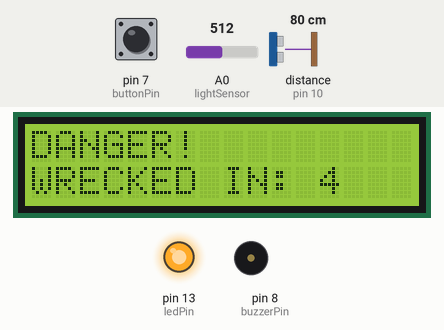
Simulated run of this sketch. Board: Arduino Uno, built with avr-gcc and run on an emulated ATmega328P. On the bench: 16×2 character LCD, output pins drawn as LEDs (lit = HIGH), buzzer (waves = sounding, pin HIGH). Wiring (inferred from the names in the program): ultrasonic range finder: trigger pin 9; echo pin 10. The inputs (shaded band) are chosen by the test bench; at power-on: distance to the obstacle (sensor on pin 10) 80 cm, A0 (lightSensor) = 512, pin 7 (buttonPin) HIGH. The echo pulse lasts 58.3 µs per cm; pins used as bus, display or sensor lines are not drawn; what the sketch prints to the serial monitor is not drawn.

Above: at 3.2 s.
3.3 s: distance to the obstacle (sensor on pin 10) set to 95 cm
6.3 s: distance to the obstacle (sensor on pin 10) set to 103 cm
At 7.4 s:
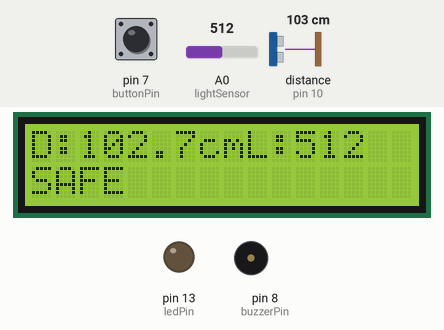
7.8 s: A0 (lightSensor) set to 524
At 8.4 s:
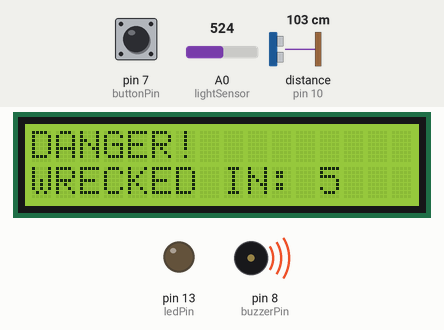
10.8 s: pin 7 (buttonPin) pulled LOW for 1 s
At 11.0 s:
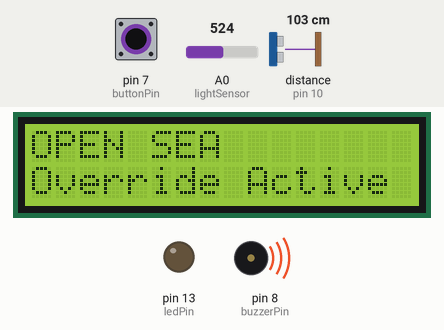
13.3 s: A0 (lightSensor) set to 90
At 14.5 s:
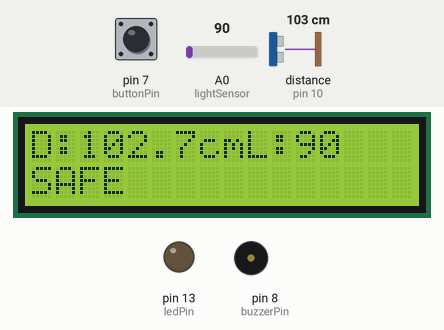
16.3 s: distance to the obstacle (sensor on pin 10) set to 2 cm
At 22.3 s:
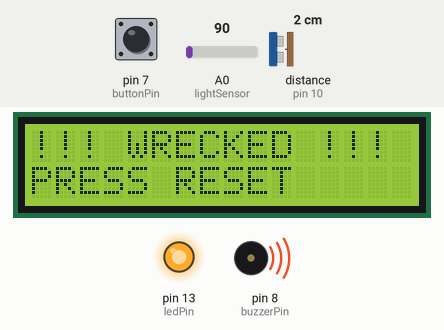
Timing chart, 0 to 23.1 s (numbered marks = the images above; inputs shaded):
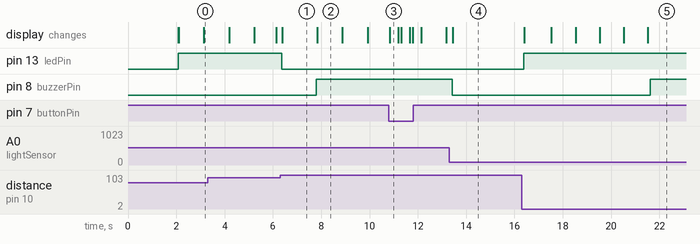

The sketch:

aurduino_code.ino
```cpp
#include <Wire.h>
#include <LiquidCrystal_I2C.h>

// =================================================
// LCD
// =================================================
LiquidCrystal_I2C lcd(0x27, 16, 2);


// =================================================
// PIN DEFINITIONS
// =================================================
const int trigPin = 9;
const int echoPin = 10;

const int lightSensor = A0;

const int ledPin = 13;
const int buzzerPin = 8;

const int buttonPin = 7;


// =================================================
// TIMER VARIABLES
// =================================================
unsigned long dangerStartTime = 0;

bool dangerTimerStarted = false;
bool wrecked = false;
bool openSea = false;


// =================================================
// SETUP
// =================================================
void setup() {

  Serial.begin(9600);

  pinMode(trigPin, OUTPUT);
  pinMode(echoPin, INPUT);

  pinMode(ledPin, OUTPUT);
  pinMode(buzzerPin, OUTPUT);

  // Pushbutton connected between pin 7 and GND
  pinMode(buttonPin, INPUT_PULLUP);

  // Start LCD
  lcd.init();
  lcd.backlight();

  lcd.setCursor(0, 0);
  lcd.print("System Ready");

  delay(2000);

  lcd.clear();
}


// =================================================
// MAIN LOOP
// =================================================
void loop() {

  // =================================================
  // DISTANCE SENSOR
  // =================================================

  digitalWrite(trigPin, LOW);
  delayMicroseconds(2);

  digitalWrite(trigPin, HIGH);
  delayMicroseconds(10);

  digitalWrite(trigPin, LOW);

  long duration = pulseIn(echoPin, HIGH);

  float distance = duration * 0.0343 / 2;


  // =================================================
  // LIGHT SENSOR
  // =================================================

  int lightValue = analogRead(lightSensor);


  // =================================================
  // DETERMINE DANGER
  // =================================================

  bool distanceDanger = false;
  bool lightDanger = false;

  // Distance danger
  if (distance <= 100 && distance > 0) {
    distanceDanger = true;
  }

  // Light danger
  if (lightValue > 512) {
    lightDanger = true;
  }

  // Either sensor is enough to cause danger
  bool danger = distanceDanger || lightDanger;


  // =================================================
  // LED CONTROL
  // =================================================

  if (distanceDanger) {
    digitalWrite(ledPin, HIGH);
  }
  else {
    digitalWrite(ledPin, LOW);
  }


  // =================================================
  // BUZZER CONTROL
  // =================================================

  if (lightDanger) {
    digitalWrite(buzzerPin, HIGH);
  }
  else {
    digitalWrite(buzzerPin, LOW);
  }


  // =================================================
  // PUSHBUTTON
  // =================================================

  // Button can ONLY activate OPEN SEA during
  // the countdown, NOT during WRECKED.

  if (digitalRead(buttonPin) == LOW && !wrecked && danger) {

    openSea = true;

    // Stop countdown
    dangerTimerStarted = false;

    lcd.clear();

    lcd.setCursor(0, 0);
    lcd.print("OPEN SEA");

    lcd.setCursor(0, 1);
    lcd.print("Override Active");

    delay(300);
  }


  // =================================================
  // OPEN SEA MODE
  // =================================================

  if (openSea) {

    // Sensors continue working
    // LED and buzzer continue working

    lcd.clear();

    lcd.setCursor(0, 0);
    lcd.print("OPEN SEA");

    lcd.setCursor(0, 1);

    if (distanceDanger && lightDanger) {
      lcd.print("DANGER!");
    }
    else if (distanceDanger) {
      lcd.print("LED ACTIVE");
    }
    else if (lightDanger) {
      lcd.print("BUZZER ACTIVE");
    }
    else {
      lcd.print("CLEAR");
    }


    // -----------------------------------------------
    // Leave OPEN SEA if either danger condition
    // turns OFF
    // -----------------------------------------------

    if (!distanceDanger || !lightDanger) {

      openSea = false;

      dangerTimerStarted = false;
      wrecked = false;


      // ---------------------------------------------
      // If the other sensor is still detecting danger,
      // start a NEW countdown
      // ---------------------------------------------

      if (danger) {

        dangerStartTime = millis();
        dangerTimerStarted = true;

        lcd.clear();

        lcd.setCursor(0, 0);
        lcd.print("DANGER!");

        lcd.setCursor(0, 1);
        lcd.print("WRECKED IN: 5");
      }

      // ---------------------------------------------
      // If no danger remains
      // ---------------------------------------------

      else {

        lcd.clear();

        lcd.setCursor(0, 0);
        lcd.print("SAFE");
      }

      delay(100);
    }

    return;
  }


  // =================================================
  // WRECKED MODE
  // =================================================

  if (wrecked) {

    // Button DOES NOT work here.
    // WRECKED remains active.

    digitalWrite(ledPin, HIGH);
    digitalWrite(buzzerPin, HIGH);

    lcd.clear();

    lcd.setCursor(0, 0);
    lcd.print("!!! WRECKED !!!");

    lcd.setCursor(0, 1);
    lcd.print("PRESS RESET");

    delay(100);

    return;
  }


  // =================================================
  // DANGER COUNTDOWN
  // =================================================

  if (danger) {

    // Start countdown
    if (!dangerTimerStarted) {

      dangerStartTime = millis();

      dangerTimerStarted = true;

      wrecked = false;
    }


    // Calculate elapsed time
    unsigned long elapsedTime =
      millis() - dangerStartTime;


    // -----------------------------------------------
    // WRECKED AFTER 5 SECONDS
    // -----------------------------------------------

    if (elapsedTime >= 5000) {

      wrecked = true;

      dangerTimerStarted = false;

      lcd.clear();

      lcd.setCursor(0, 0);
      lcd.print("!!! WRECKED !!!");

      lcd.setCursor(0, 1);
      lcd.print("PRESS RESET");
    }


    // -----------------------------------------------
    // COUNTDOWN
    // -----------------------------------------------

    else {

      int remainingSeconds =
        5 - (elapsedTime / 1000);

      lcd.clear();

      lcd.setCursor(0, 0);
      lcd.print("DANGER!");

      lcd.setCursor(0, 1);
      lcd.print("WRECKED IN: ");

      lcd.print(remainingSeconds);
    }
  }


  // =================================================
  // SAFE MODE
  // =================================================

  else {

    dangerTimerStarted = false;
    wrecked = false;

    lcd.clear();

    lcd.setCursor(0, 0);
    lcd.print("D:");
    lcd.print(distance, 1);
    lcd.print("cm");

    lcd.setCursor(9, 0);
    lcd.print("L:");
    lcd.print(lightValue);

    lcd.setCursor(0, 1);
    lcd.print("SAFE");
  }


  // =================================================
  // SERIAL MONITOR
  // =================================================

  Serial.print("Distance: ");
  Serial.print(distance);

  Serial.print(" cm | Light: ");
  Serial.print(lightValue);

  if (wrecked) {
    Serial.println(" | WRECKED!");
  }
  else if (openSea) {
    Serial.println(" | OPEN SEA");
  }
  else if (danger) {
    Serial.println(" | COUNTDOWN");
  }
  else {
    Serial.println(" | SAFE");
  }


  delay(100);
}
```

Measured:
- the behaviour switches between 100 and 101 cm on distance to the obstacle (sensor on pin 10) (found by bisection; images 0 and 1)
- the behaviour switches between 512 and 513 on A0 (lightSensor) (found by bisection; images 1 and 2)
- after the input at 6.3 s, pin 13 (ledPin): HIGH → LOW after 0.07 s; pin 8 (buzzerPin): stays LOW (without the input it goes to HIGH after 0.99 s); the display: changes after 0.10 s (image 1)
- after the input at 7.8 s, pin 8 (buzzerPin): LOW → HIGH at once; the display: changes at once (image 2)
- after the input at 10.8 s, pin 13 (ledPin): stays LOW (without the input it goes to HIGH after 2.2 s); the display: changes at once (image 3)
- after the input at 13.3 s, pin 8 (buzzerPin): HIGH → LOW after 0.12 s; the display: changes after 0.14 s (image 4)
- after the input at 16.3 s, pin 13 (ledPin): LOW → HIGH after 0.08 s; pin 8 (buzzerPin): LOW → HIGH after 5.3 s; the display: first changes after 0.11 s (image 5 shows a later state)
